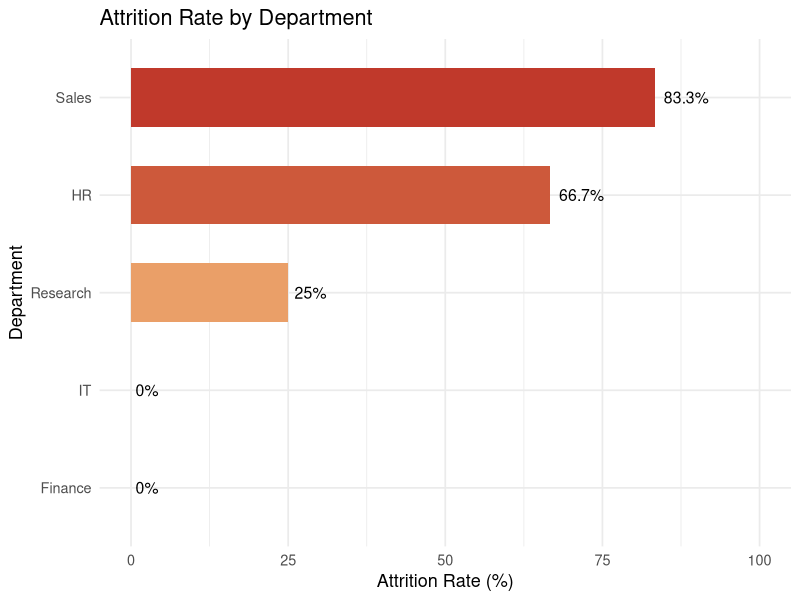
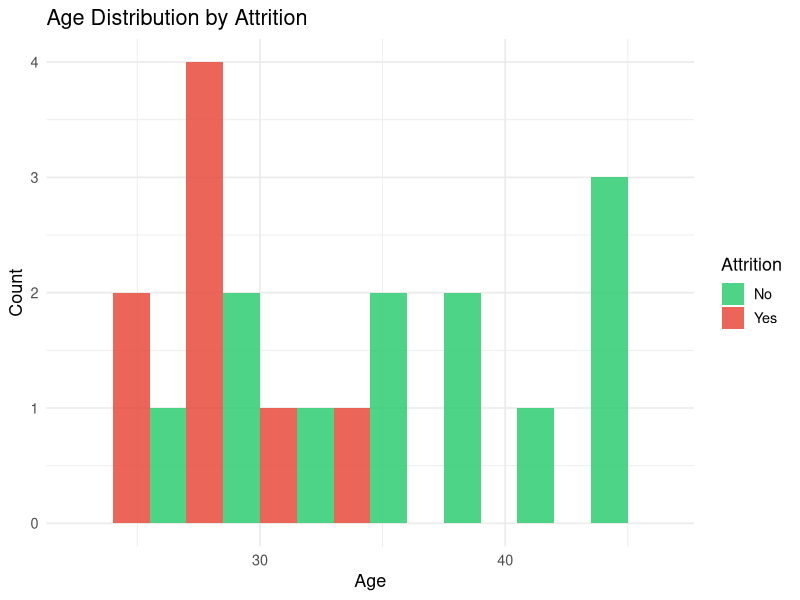
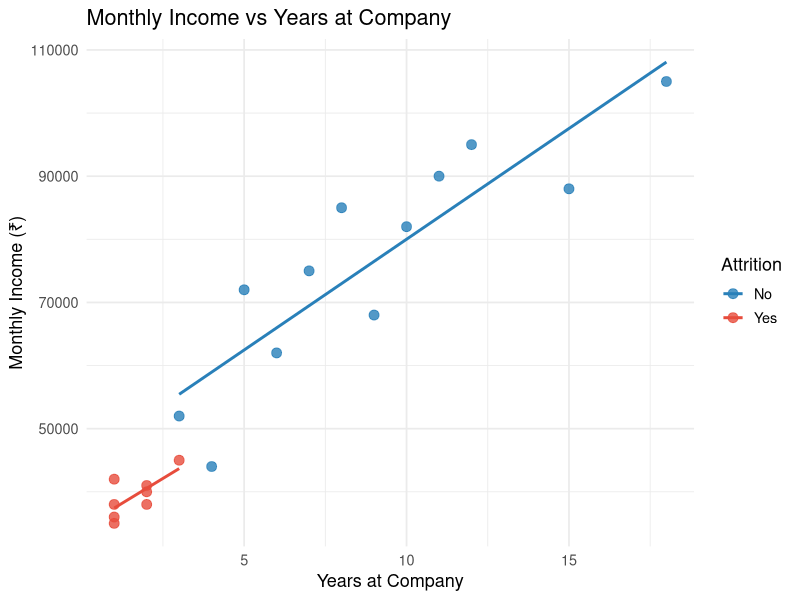

The R source for these figures, in order:
# ============================================
# HR Attrition Analysis - R Script
# Project: Employee Attrition Dashboard
# Tech Stack: R, ggplot2, dplyr, tidyr
# ============================================

# Install packages if needed
# install.packages(c("tidyverse", "ggplot2", "dplyr", "corrplot"))

library(tidyverse)
library(ggplot2)
library(dplyr)
library(corrplot)

# ─── Load Data ───────────────────────────────────────────────
df <- read.csv("../data/hr_data.csv")
df$attrition_flag <- ifelse(df$attrition == "Yes", 1, 0)

cat("=== HR Dataset Overview ===\n")
cat("Rows:", nrow(df), "| Cols:", ncol(df), "\n")
cat("Attrition Rate:", round(mean(df$attrition_flag)*100, 1), "%\n")

# ─── 1. Attrition by Department ──────────────────────────────
dept_attr <- df %>%
  group_by(department) %>%
  summarise(attrition_rate = mean(attrition_flag) * 100) %>%
  arrange(desc(attrition_rate))

p1 <- ggplot(dept_attr, aes(x = reorder(department, attrition_rate),
                              y = attrition_rate, fill = attrition_rate)) +
  geom_bar(stat = "identity", width = 0.6, show.legend = FALSE) +
  coord_flip() +
  scale_fill_gradient(low = "#f9c784", high = "#c0392b") +
  geom_text(aes(label = paste0(round(attrition_rate, 1), "%")),
            hjust = -0.2, size = 4) +
  labs(title = "Attrition Rate by Department",
       x = "Department", y = "Attrition Rate (%)") +
  theme_minimal(base_size = 13) +
  ylim(0, max(dept_attr$attrition_rate) * 1.2)

ggsave("../dashboard/r_dept_attrition.png", p1, width = 8, height = 5, dpi = 150)
cat("Saved: r_dept_attrition.png\n")

# ─── 2. Age Distribution by Attrition ───────────────────────
p2 <- ggplot(df, aes(x = age, fill = attrition)) +
  geom_histogram(binwidth = 3, position = "dodge", alpha = 0.85) +
  scale_fill_manual(values = c("No" = "#2ecc71", "Yes" = "#e74c3c")) +
  labs(title = "Age Distribution by Attrition",
       x = "Age", y = "Count", fill = "Attrition") +
  theme_minimal(base_size = 13)

ggsave("../dashboard/r_age_distribution.png", p2, width = 9, height = 5, dpi = 150)
cat("Saved: r_age_distribution.png\n")

# ─── 3. Income vs Years at Company ──────────────────────────
p3 <- ggplot(df, aes(x = years_at_company, y = monthly_income,
                      color = attrition)) +
  geom_point(size = 3, alpha = 0.8) +
  geom_smooth(method = "lm", se = FALSE) +
  scale_color_manual(values = c("No" = "#2980b9", "Yes" = "#e74c3c")) +
  labs(title = "Monthly Income vs Years at Company",
       x = "Years at Company", y = "Monthly Income (₹)", color = "Attrition") +
  theme_minimal(base_size = 13)

ggsave("../dashboard/r_income_scatter.png", p3, width = 9, height = 5, dpi = 150)
cat("Saved: r_income_scatter.png\n")

# ─── 4. Summary Stats ────────────────────────────────────────
cat("\n=== Attrition Summary by Department ===\n")
print(dept_attr)

cat("\n=== Avg Income by Attrition ===\n")
df %>%
  group_by(attrition) %>%
  summarise(avg_income = mean(monthly_income),
            avg_age = mean(age),
            avg_tenure = mean(years_at_company)) %>%
  print()
